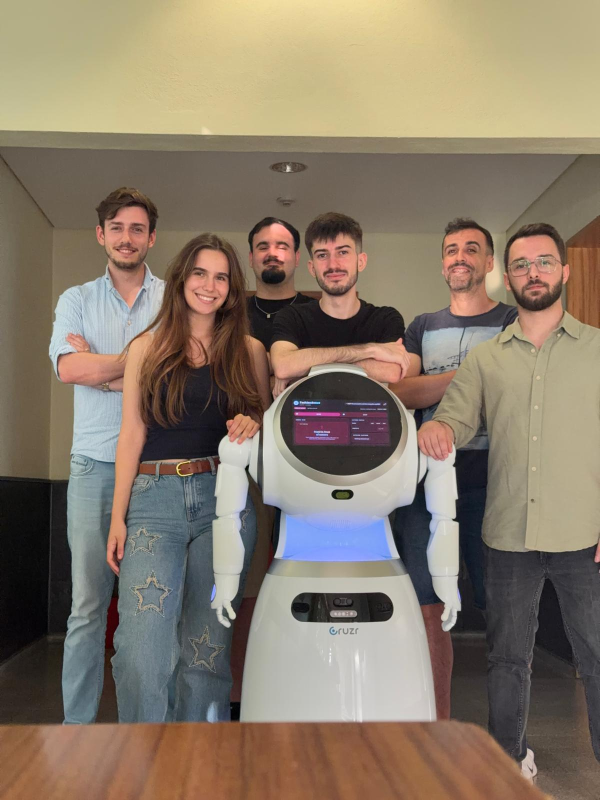
#> input picture presentation2/presentation_assets/img.png, 1200 x 1600 px (shown at 1/2 size)
$ python -i segmentation.py   (imports and definitions only)
#> lines starting #> are read from the running program, lines starting #| are printed output that depends on the picture
"""Lightweight human segmentation using the MediaPipe Tasks ImageSegmenter.

The legacy ``mp.solutions.selfie_segmentation`` API was removed in MediaPipe 0.10+,
so this uses the Tasks ImageSegmenter with the selfie-segmenter model
(``models/weights/mediapipe/selfie_segmenter.tflite``). The mask feeds the
silhouette width sampling (waist/chest), which has no landmark fallback — without
it those measurements collapse to zero.
"""

from __future__ import annotations

import os
from pathlib import Path

import cv2
import numpy as np


MASK_THRESHOLD = 0.45
MORPH_KERNEL_SIZE = 5
DEFAULT_MODEL_RELATIVE_PATH = Path("models") / "weights" / "mediapipe" / "selfie_segmenter.tflite"


class BodySegmenter:
    """Generate a cleaned binary body mask via the Tasks ImageSegmenter."""

    def __init__(self, model_path: str | os.PathLike[str] | None = None) -> None:
        self.model_path = Path(model_path or self._default_model_path())
        self._segmenter = None
        self._mp = None

    def segment(self, image_bgr: np.ndarray) -> np.ndarray:
        segmenter = self._get_segmenter()
        mp = self._mp
        rgb = cv2.cvtColor(image_bgr, cv2.COLOR_BGR2RGB)
        mp_image = mp.Image(image_format=mp.ImageFormat.SRGB, data=np.ascontiguousarray(rgb))
        result = segmenter.segment(mp_image)

        # The selfie model exposes a single foreground confidence mask (float 0..1).
        raw_mask = None
        confidence_masks = getattr(result, "confidence_masks", None)
        if confidence_masks:
            raw_mask = confidence_masks[0].numpy_view()
        else:
            category_mask = getattr(result, "category_mask", None)
            if category_mask is not None:
                # Category mask: 0 = background, non-zero = person foreground.
                raw_mask = (category_mask.numpy_view() > 0).astype(np.float32)
        if raw_mask is None:
            return np.zeros(image_bgr.shape[:2], dtype=np.uint8)

        mask = (raw_mask >= MASK_THRESHOLD).astype(np.uint8) * 255
        kernel = np.ones((MORPH_KERNEL_SIZE, MORPH_KERNEL_SIZE), dtype=np.uint8)
        mask = cv2.morphologyEx(mask, cv2.MORPH_OPEN, kernel)
        mask = cv2.morphologyEx(mask, cv2.MORPH_CLOSE, kernel)
        return keep_largest_component(mask)

    def _get_segmenter(self):
        if self._segmenter is not None:
            return self._segmenter
        if not self.model_path.exists():
            raise FileNotFoundError(
                f"Selfie segmenter model not found at {self.model_path}. "
                "Download selfie_segmenter.tflite into models/weights/mediapipe/."
            )
        import mediapipe as mp
        from mediapipe.tasks import python
        from mediapipe.tasks.python import vision

        self._mp = mp
        options = vision.ImageSegmenterOptions(
            base_options=python.BaseOptions(model_asset_path=str(self.model_path)),
            running_mode=vision.RunningMode.IMAGE,
            output_confidence_masks=True,
            output_category_mask=False,
        )
        self._segmenter = vision.ImageSegmenter.create_from_options(options)
        return self._segmenter

    @staticmethod
    def _default_model_path() -> str:
        env_path = os.getenv("SELFIE_SEGMENTER_MODEL_PATH")
        if env_path:
            return env_path
        project_root = Path(__file__).resolve().parents[2]
        return str(project_root / DEFAULT_MODEL_RELATIVE_PATH)


def keep_largest_component(mask: np.ndarray) -> np.ndarray:
    """Keep only the largest foreground component in a binary mask."""
    if mask is None or mask.size == 0:
        return mask
    num_labels, labels, stats, _ = cv2.connectedComponentsWithStats((mask > 0).astype(np.uint8), 8)
    if num_labels <= 1:
        return mask
    largest_label = 1 + int(np.argmax(stats[1:, cv2.CC_STAT_AREA]))
    return (labels == largest_label).astype(np.uint8) * 255


def overlay_body_mask(
    image_bgr: np.ndarray,
    body_mask: np.ndarray | None,
    *,
    color: tuple[int, int, int] = (40, 180, 200),
    alpha: float = 0.22,
) -> np.ndarray:
    """Blend a body mask over an image for debugging/visualization."""
    if body_mask is None or body_mask.size == 0:
        return image_bgr.copy()
    output = image_bgr.copy()
    color_layer = np.zeros_like(output)
    color_layer[:, :] = color
    blended = cv2.addWeighted(output, 1.0 - alpha, color_layer, alpha, 0)
    output[body_mask > 0] = blended[body_mask > 0]
    return output

>>> import cv2
>>> picture = cv2.imread('../../presentation2/presentation_assets/img.png', cv2.IMREAD_GRAYSCALE)
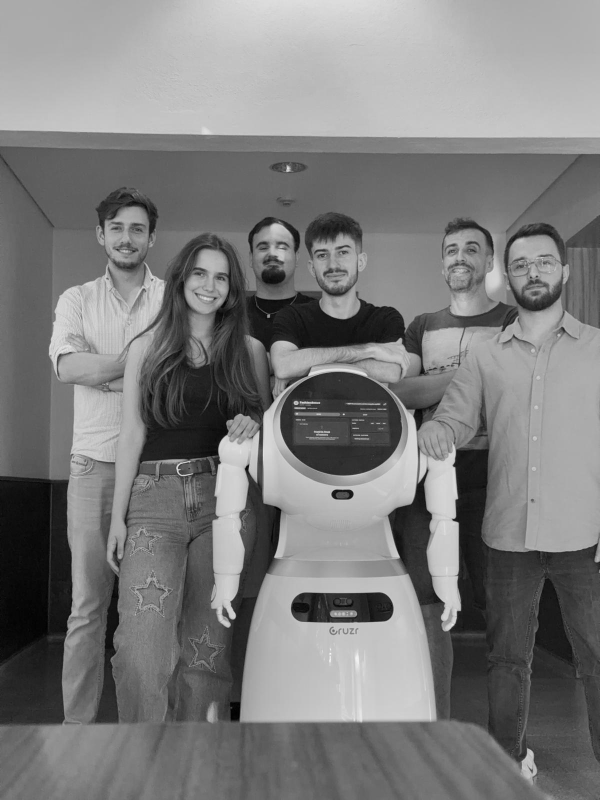
#> picture: shape (1600, 1200) (shown at 1/2 size); min 0, max 254, mean 123.7
#> (the run stopped early here; a loop or call above may not have finished)

$ run again, on presentation2/presentation_assets/goncalo_mendes.png
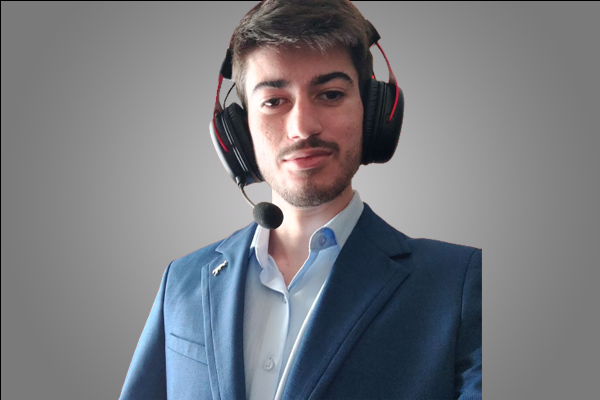
#> input picture presentation2/presentation_assets/goncalo_mendes.png, 600 x 400 px
#> `picture = cv2.imread('../../presentation2/presentation_assets/img.png'..`:
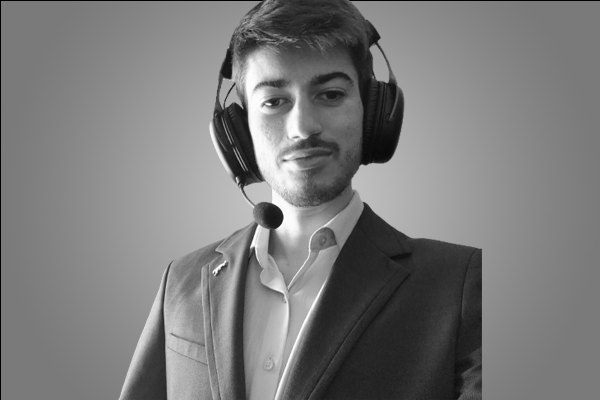
#> picture: shape (400, 600); min 0, max 255, mean 122.9

$ run again, on presentation2/presentation_assets/filipe_soares.jpg
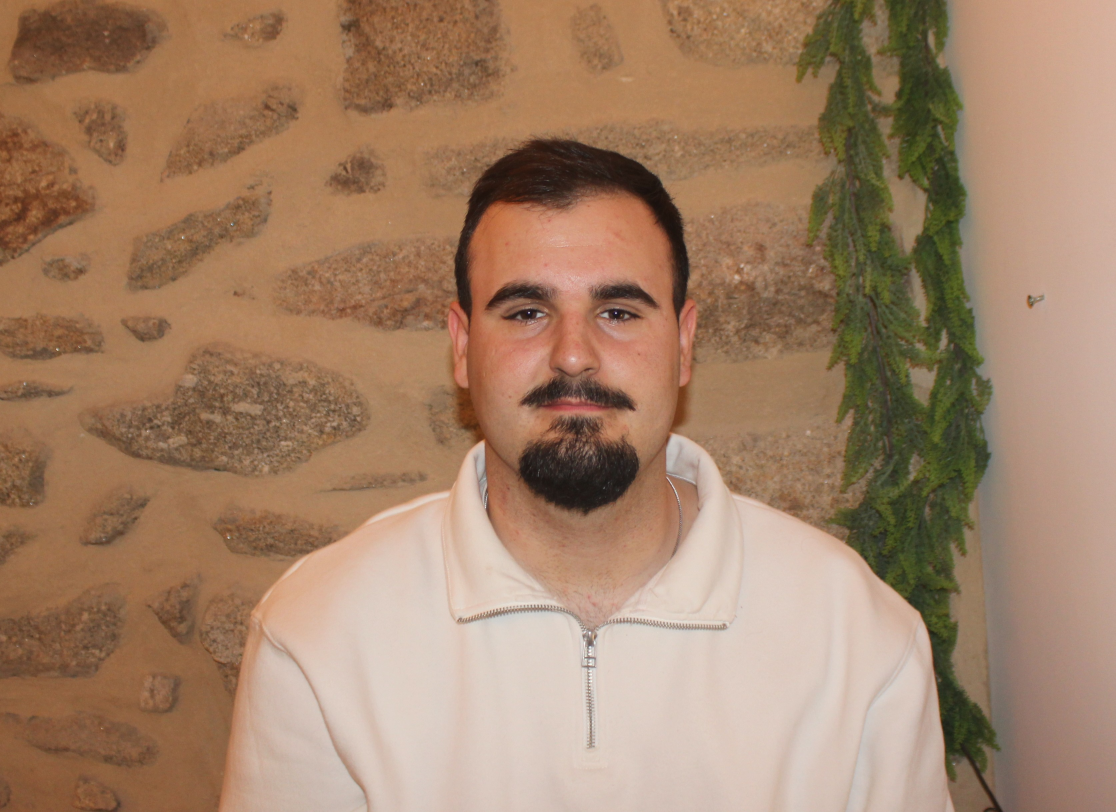
#> input picture presentation2/presentation_assets/filipe_soares.jpg, 3347 x 2435 px (shown at 1/3 size)
#> `picture = cv2.imread('../../presentation2/presentation_assets/img.png'..`:
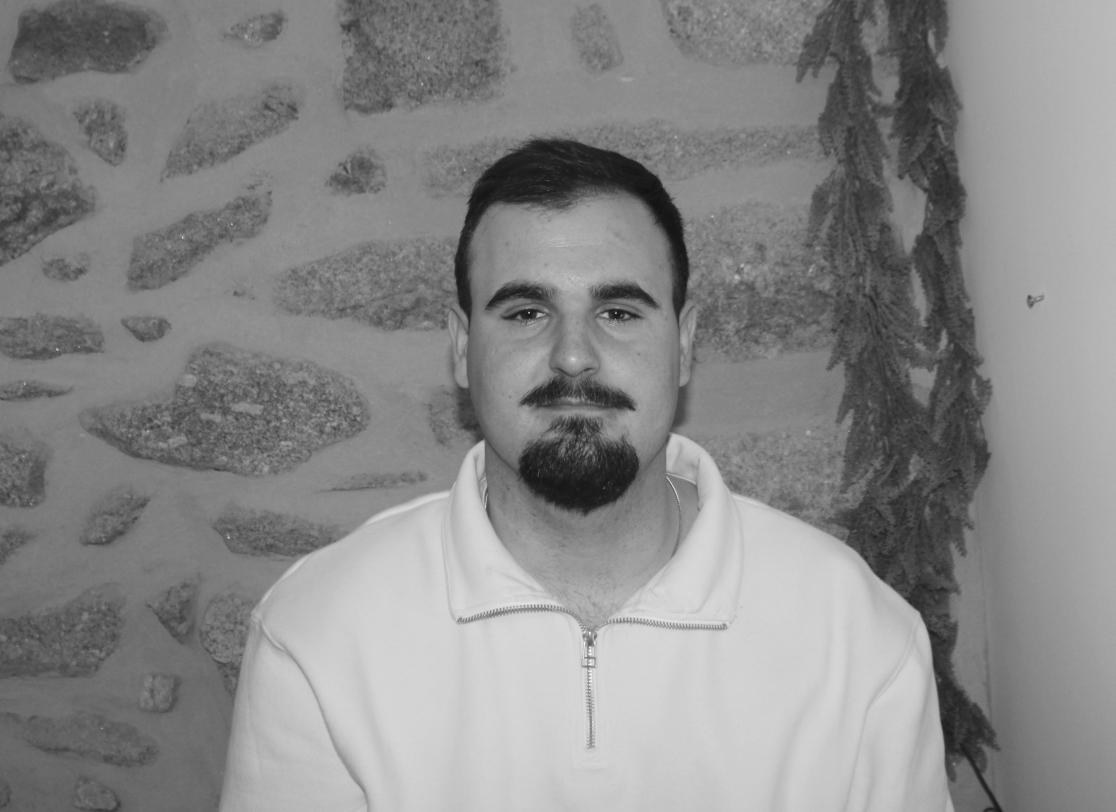
#> picture: shape (2435, 3347) (shown at 1/3 size); min 16, max 255, mean 136
